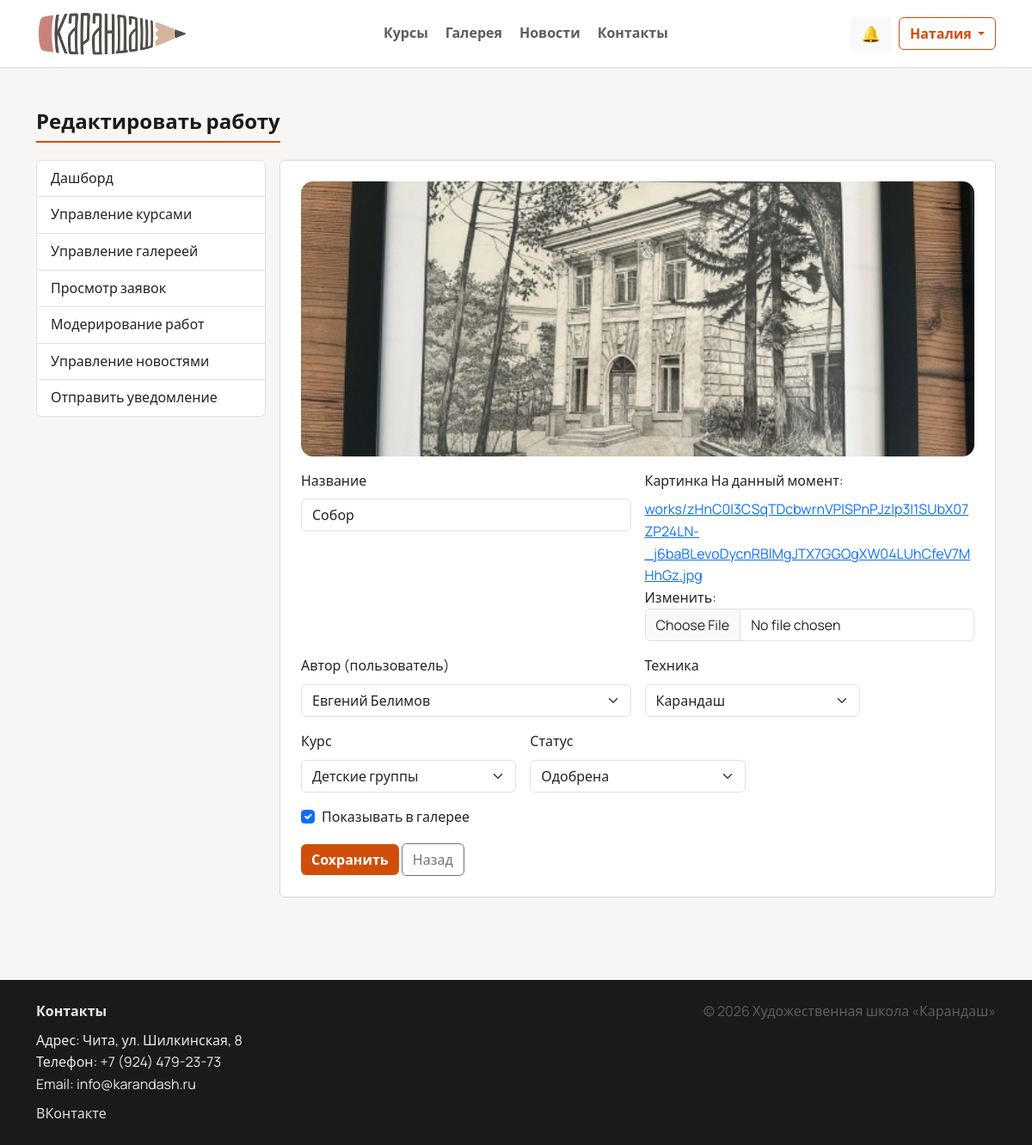
The app's page /manage/gallery/2/edit/ (signed in) with its own data.
### users/models.py (models this page shows)
class CustomUser(AbstractUser):
    ROLE_STUDENT = "student"
    ROLE_TEACHER = "teacher"
    ROLE_ADMIN = "admin"
    ROLE_CHOICES = (
        (ROLE_STUDENT, "Ученик"),
        (ROLE_TEACHER, "Преподаватель"),
        (ROLE_ADMIN, "Администратор"),
    )
    role = models.CharField(
        "Роль",
        max_length=20,
        choices=ROLE_CHOICES,
        default=ROLE_STUDENT,
    )
    phone = models.CharField("Телефон", max_length=30, blank=True)
    avatar = models.FileField("Аватар", upload_to="avatars/", blank=True, null=True)
    def __str__(self) -> str:
        full_name = (self.get_full_name() or "").strip()
        return full_name or self.username

### main/models.py (models this page shows, shortened)
class StudentWork(models.Model):
    STATUS_PENDING = "pending"
    STATUS_APPROVED = "approved"
    STATUS_REJECTED = "rejected"
    STATUS_CHOICES = (
        (STATUS_PENDING, "На модерации"),
        (STATUS_APPROVED, "Одобрена"),
        (STATUS_REJECTED, "Отклонена"),
    )
    TECH_OIL = "oil"
    TECH_WATERCOLOR = "watercolor"
    TECH_PENCIL = "pencil"
    TECH_PASTEL = "pastel"
    TECH_OTHER = "other"
    TECHNIQUE_CHOICES = (
        (TECH_OIL, "Масло"),
        (TECH_WATERCOLOR, "Акварель"),
        (TECH_PENCIL, "Карандаш"),
        (TECH_PASTEL, "Пастель"),
        (TECH_OTHER, "Другое"),
    )
    student = models.ForeignKey(
        settings.AUTH_USER_MODEL,
        on_delete=models.SET_NULL,
        null=True,
        blank=True,
        related_name="works",
        verbose_name="Ученик",
    )
    author_name = models.CharField("Автор (если без пользователя)", max_length=255, blank=True)
    course = models.ForeignKey(
        Course,
        on_delete=models.SET_NULL,
        null=True,
        blank=True,
        related_name="works",
        verbose_name="Курс",
    )
    title = models.CharField("Название", max_length=255)
    image = models.FileField("Картинка", upload_to="works/")
    description = models.TextField("Описание", blank=True)
    technique = models.CharField("Техника", max_length=30, choices=TECHNIQUE_CHOICES, default=TECH_OTHER)
    created_at = models.DateTimeField("Дата", auto_now_add=True)
    status = models.CharField("Статус", max_length=20, choices=STATUS_CHOICES, default=STATUS_PENDING)
    admin_comment = models.TextField("Комментарий администратора", blank=True)
    is_visible = models.BooleanField("Показывать в галерее", default=True)
    class Meta:
        verbose_name = "Работа"
        verbose_name_plural = "Работы"
        ordering = ["-created_at"]

### main/views.py (the view)
# urls.py: path("manage/gallery/<int:work_id>/edit/", views.manage_work_edit, name="manage_work_edit"),
@login_required
def manage_work_edit(request, work_id: int):
    if not _admin_guard(request):
        return redirect("home")
    work = get_object_or_404(StudentWork, id=work_id)
    if request.method == "POST":
        form = GalleryWorkAdminForm(request.POST, request.FILES, instance=work)
        if form.is_valid():
            form.save()
            messages.success(request, "Работа обновлена.")
            return redirect("manage_gallery")
    else:
        form = GalleryWorkAdminForm(instance=work)
    return render(request, "manage/work_edit.html", {"form": form, "work": work})

### main/forms.py
class GalleryWorkAdminForm(forms.ModelForm):
    class Meta:
        model = StudentWork
        fields = (
            "title",
            "image",
            "student",
            "technique",
            "course",
            "status",
            "is_visible",
        )
        widgets = {
            "title": forms.TextInput(attrs={"class": "form-control"}),
            "image": forms.ClearableFileInput(attrs={"class": "form-control"}),
            "student": forms.Select(attrs={"class": "form-select"}),
            "technique": forms.Select(attrs={"class": "form-select"}),
            "course": forms.Select(attrs={"class": "form-select"}),
            "status": forms.Select(attrs={"class": "form-select"}),
            "is_visible": forms.CheckboxInput(attrs={"class": "form-check-input"}),
        }

### main/models.py (called while the page is built)
    def __str__(self) -> str:
        return self.title

### main/views.py (called while the page is built)
def _admin_guard(request):
    if request.user.role != "admin" and not request.user.is_superuser:
        return False
    return True

### templates/manage/work_edit.html (shortened to what this page needs)
{% extends 'base.html' %}
{% block content %}
  <section class="py-5">
    <div class="container">
      <h2 class="section-title">Редактировать работу</h2>
      <div class="row g-3">
        <div class="col-lg-3">{% include 'manage/_nav.html' %}</div>
        <div class="col-lg-9">
          <div class="card p-4">
            <div class="mb-3">
              <img src="{{ work.image.url }}" alt="" style="width:100%;max-height:320px;object-fit:cover;border-radius:14px;">
            </div>
            <form method="post" enctype="multipart/form-data">
              <div class="row g-3">
                <div class="col-md-6">
                  <label class="form-label">Название</label>
                  {{ form.title }}
                </div>
                <div class="col-md-6">
                  <label class="form-label">Картинка</label>
                  {{ form.image }}
                </div>
                <div class="col-md-6">
                  <label class="form-label">Автор (пользователь)</label>
                  {{ form.student }}
                </div>
                <div class="col-md-4">
                  <label class="form-label">Техника</label>
                  {{ form.technique }}
                </div>
                <div class="col-md-4">
                  <label class="form-label">Курс</label>
                  {{ form.course }}
                </div>
                <div class="col-md-4">
                  <label class="form-label">Статус</label>
                  {{ form.status }}
                </div>
                <div class="col-12">
                  <div class="form-check">
                    {{ form.is_visible }}
                    <label class="form-check-label">Показывать в галерее</label>
                  </div>
                </div>
              </div>
              <button class="btn btn-primary mt-3" type="submit">Сохранить</button>
              <a class="btn btn-outline-secondary mt-3" href="{% url 'manage_gallery' %}">Назад</a>
            </form>
          </div>
        </div>
      </div>
    </div>
  </section>
{% endblock %}

### templates/base.html (shortened to what this page needs)
{% load static %}
<!doctype html>
<html lang="ru">
<head>
  <link href="https://cdn.jsdelivr.net/npm/bootstrap@5.3.3/dist/css/bootstrap.min.css" rel="stylesheet">
  <link rel="stylesheet" href="{% static 'css/style.css' %}">
</head>
<body>
  <nav class="navbar navbar-expand-lg navbar-light bg-white sticky-top navbar-glass">
    <div class="container">
      <a class="navbar-brand d-flex align-items-center gap-2" href="{% url 'home' %}">
        <img src="{% static 'images/logo.png' %}" alt="Карандаш" class="logo-img" onerror="this.style.display='none'">
      </a>
      <div class="collapse navbar-collapse" id="mainNav">
        <ul class="navbar-nav mx-auto mb-2 mb-lg-0 nav-center">
          <li class="nav-item"><a class="nav-link" href="{% url 'courses' %}">Курсы</a></li>
          <li class="nav-item"><a class="nav-link" href="{% url 'gallery' %}">Галерея</a></li>
          <li class="nav-item"><a class="nav-link" href="{% url 'news' %}">Новости</a></li>
          <li class="nav-item"><a class="nav-link" href="{% url 'contacts' %}">Контакты</a></li>
        </ul>
        <div class="d-flex align-items-center gap-2">
          {% if user.is_authenticated %}
            <a class="btn btn-light position-relative" href="{% url 'notifications' %}" id="notifBtn" aria-label="Уведомления">
              <span class="notif-icon">🔔</span>
            </a>
            <div class="dropdown">
              <button class="btn btn-outline-primary dropdown-toggle" data-bs-toggle="dropdown">
                {{ user.first_name|default:user.username }}
              </button>
            </div>
          {% else %}
            <a class="btn btn-primary" href="{% url 'login' %}">Войти</a>
          {% endif %}
        </div>
      </div>
    </div>
  </nav>
  <main class="page-content">
    {% block content %}{% endblock %}
  </main>
  <footer class="footer-dark mt-5">
    <div class="container py-4">
      <div class="row g-3">
        <div class="col-md-6">
          <div class="fw-semibold mb-2">Контакты</div>
          <div>Адрес: Чита, ул. Шилкинская, 8</div>
          <div>Телефон: +7 (924) 479-23-73</div>
          <div>Email: info@karandash.ru</div>
          <div class="mt-2">
            <a class="footer-link" href="https://vk.com/karandash_chita" target="_blank" rel="noopener noreferrer">ВКонтакте</a>
          </div>
        </div>
        <div class="col-md-6 text-md-end">
          <div class="text-muted">© {% now "Y" %} Художественная школа «Карандаш»</div>
        </div>
      </div>
    </div>
  </footer>
</body>
</html>

### static/css/style.css (style rules this page uses)
:root { --bg: #f7f6f4; --surface-solid: #ffffff; --text: #1a1a1a; --muted: #5c5c5c; --border: #ddd9d4; --brand: #d04e0a; --brand-hover: #b84409; --radius: 6px; }
body { font-family: "Manrope", system-ui, -apple-system, "Segoe UI", Arial, sans-serif; color: var(--text); background: var(--bg); line-height: 1.6; }
.text-muted { color: var(--muted) !important; }
.page-content { min-height: 60vh; }
.logo-img { width: auto; height: 52px; object-fit: contain; }
.navbar-glass { background: var(--surface-solid) !important; border-bottom: 1px solid var(--border); }
.nav-center { gap: .25rem; }
.nav-center .nav-link { padding-left: .9rem; padding-right: .9rem; }
.navbar .nav-link { color: var(--muted); font-weight: 600; }
.btn-primary { background: var(--brand); border: 0; border-radius: var(--radius); font-weight: 600; }
.btn-outline-primary { border-radius: var(--radius); font-weight: 600; border-color: var(--brand); color: var(--brand); }
.btn, .form-control, .form-select, .dropdown-menu, .alert { border-radius: var(--radius); }
.card { border: 1px solid var(--border); border-radius: var(--radius); background: var(--surface-solid); box-shadow: none; }
.section-title { font-weight: 700; font-size: 1.5rem; text-align: left; margin-bottom: 1.25rem; padding-bottom: .5rem; border-bottom: 2px solid var(--brand); display: inline-block; }
.footer-dark { background: #1a1a1a; color: rgba(255,255,255,.9); }
.footer-dark .footer-link { color: rgba(255,255,255,.85); text-decoration: none; }
.notif-icon { font-size: 18px; }

### records on screen
CustomUser: first_name "Наталия"
StudentWork: image (picture), title "Собор", student "Евгений Белимов", technique "Карандаш", course "Детские группы", status "Одобрена", is_visible "☑"
